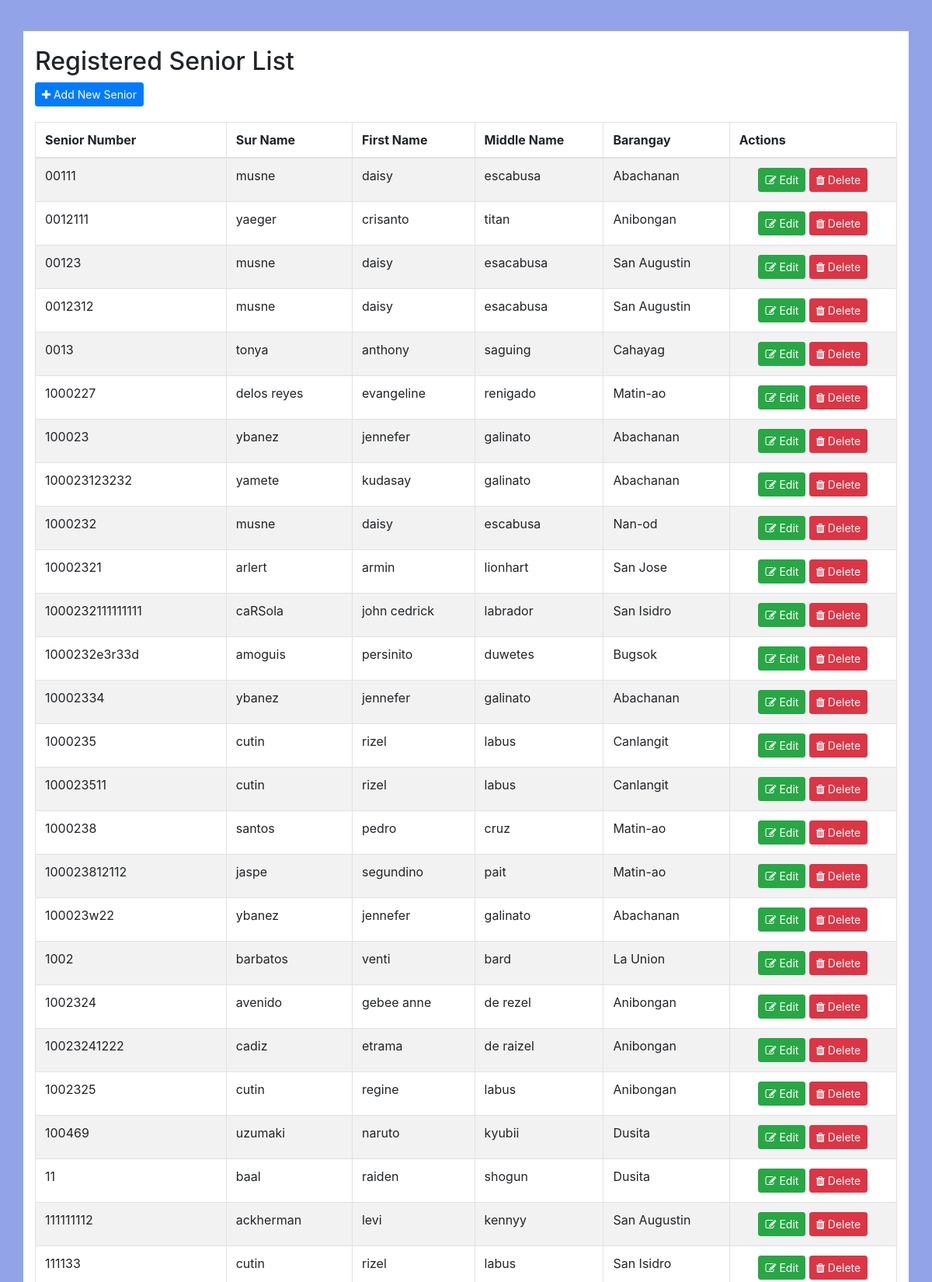
The app's page /admin/index.php (upper part) with its own data.
### tables this page shows
CREATE TABLE `tblsenior` (
  `ID` int(10) NOT NULL,
  `StuID` varchar(200) DEFAULT NULL,
  `SurName` varchar(200) DEFAULT NULL,
  `MiddleName` varchar(200) DEFAULT NULL,
  `FirstName` varchar(200) DEFAULT NULL,
  `NickName` varchar(250) NOT NULL,
  `DOB` date DEFAULT NULL,
  `Age` bigint(11) DEFAULT NULL,
  `Gender` varchar(50) DEFAULT NULL,
  `Religion` varchar(200) DEFAULT NULL,
  `PoB` varchar(500) DEFAULT NULL,
  `ContactNumber` bigint(11) DEFAULT NULL,
  `CitiEmail` varchar(200) DEFAULT NULL,
  `CivilStatus` varchar(200) DEFAULT NULL,
  `PuAddress` varchar(200) DEFAULT NULL,
  `Barangay` varchar(200) DEFAULT NULL,
  `EduAt` varchar(200) DEFAULT NULL,
  `Skills` varchar(200) DEFAULT NULL,
  `Occupation` varchar(200) DEFAULT NULL,
  `AnIncome` varchar(50) DEFAULT NULL,
  `NoB` varchar(200) DEFAULT NULL,
  `FcName` mediumtext DEFAULT NULL,
  `Relationship` mediumtext DEFAULT NULL,
  `FcAge` bigint(11) DEFAULT NULL,
  `FcCiviStatus` varchar(200) DEFAULT NULL,
  `FcIncome` varchar(50) DEFAULT NULL,
  `Fcoccupation` varchar(200) DEFAULT NULL,
  `AltenateNumber` bigint(11) DEFAULT NULL,
  `UserName` varchar(200) DEFAULT NULL,
  `Password` varchar(200) DEFAULT NULL,
  `Image` varchar(200) DEFAULT NULL,
  `DateofAdmission` timestamp NULL DEFAULT current_timestamp(),
  `Pension` varchar(50) DEFAULT NULL,
  `CheckBox` varchar(250) NOT NULL,
  `ControlNo` varchar(50) DEFAULT NULL
);

### admin/index.php (the view, shortened to what this page needs)
<?php
require 'connect.php';
?>
<html>
	<head>
		<link rel="stylesheet" href="css/bootstrap.min.css">
		<link rel="stylesheet" type="text/css" href="https://stackpath.bootstrapcdn.com/font-awesome/4.7.0/css/font-awesome.min.css">
	</head>
	<body style="background-color:#93a3e8;">
		<div class="container" style="background-color:#FFF; margin-top:40px;">
			<div class="row">
				<div class="col-md-12">
					<h2 style="margin-top:20px;">Registered Senior List</h2>
					<a href="add_employee.php" class="btn btn-sm btn-primary"><i class="fa fa-plus"></i> Add New Senior</a>
					<table width="100%" class="table table-hover table-striped table-condensed table-bordered" style="margin-top:20px;">
						<thead>
							<tr>
								<th>Senior Number</th>
								<th>Sur Name</th>
								<th>First Name</th>
								<th>Middle Name</th>
								<th>Barangay</th>
								<th>Actions</th>
							</tr>
						</thead>
						<tbody>
							<?php
							$stmt = $mysqli->prepare("SELECT `id`, `StuID`, `SurName`, `FirstName`, `MiddleName`, `Barangay` FROM `tblsenior` ORDER BY `StuID` ASC");
							$stmt->execute();
							$stmt->store_result();
							if( $stmt->num_rows > 0 ) {
								$stmt->bind_result($id, $stuid, $stuname, $fname, $mname, $barangay );
								while( $stmt->fetch() ) {
							?>
							<tr>
								<td><?=$stuid?></td>
								<td><?=$stuname?></td>
								<td><?=$fname?></td>
								<td><?=$mname?></td>
								<td><?=$barangay?></td>
								<td align="center">
									<a href="edit_employee.php?id=<?=$id?>" class="btn btn-sm btn-success"><i class="fa fa-edit"></i> Edit</a>
									<a href="delete_employee.php?id=<?=$id?>" class="btn btn-sm btn-danger" onclick="return confirm('Are you sure you want to delete?')"><i class="fa fa-trash"></i> Delete</a>
								</td>
							</tr>
							<?php } } else {?>
							<tr>
								<td colspan="5" align="center">No student found.</td>
							</tr>
							<?php } ?>
						</tbody>
					</table>
				</div>
			</div>
		</div>
	</body>
</html>

### records on screen
tblsenior: StuID "00111", SurName "musne", FirstName "daisy", MiddleName "escabusa", Barangay "Abachanan"
tblsenior: StuID "0012111", SurName "yaeger", FirstName "crisanto", MiddleName "titan", Barangay "Anibongan"
tblsenior: StuID "00123", SurName "musne", FirstName "daisy", MiddleName "esacabusa", Barangay "San Augustin"
tblsenior: StuID "0012312", SurName "musne", FirstName "daisy", MiddleName "esacabusa", Barangay "San Augustin"
tblsenior: StuID "0013", SurName "tonya", FirstName "anthony", MiddleName "saguing", Barangay "Cahayag"
tblsenior: StuID "1000227", SurName "delos reyes", FirstName "evangeline", MiddleName "renigado", Barangay "Matin-ao"
tblsenior: StuID "100023", SurName "ybanez", FirstName "jennefer", MiddleName "galinato", Barangay "Abachanan"
tblsenior: StuID "100023123232", SurName "yamete", FirstName "kudasay", MiddleName "galinato", Barangay "Abachanan"
tblsenior: StuID "1000232", SurName "musne", FirstName "daisy", MiddleName "escabusa", Barangay "Nan-od"
tblsenior: StuID "10002321", SurName "arlert", FirstName "armin", MiddleName "lionhart", Barangay "San Jose"
tblsenior: StuID "1000232111111111", SurName "caRSola", FirstName "john cedrick", MiddleName "labrador", Barangay "San Isidro"
tblsenior: StuID "1000232e3r33d", SurName "amoguis", FirstName "persinito", MiddleName "duwetes", Barangay "Bugsok"
tblsenior: StuID "10002334", SurName "ybanez", FirstName "jennefer", MiddleName "galinato", Barangay "Abachanan"
tblsenior: StuID "1000235", SurName "cutin", FirstName "rizel", MiddleName "labus", Barangay "Canlangit"
tblsenior: StuID "100023511", SurName "cutin", FirstName "rizel", MiddleName "labus", Barangay "Canlangit"
tblsenior: StuID "1000238", SurName "santos", FirstName "pedro", MiddleName "cruz", Barangay "Matin-ao"
tblsenior: StuID "100023812112", SurName "jaspe", FirstName "segundino", MiddleName "pait", Barangay "Matin-ao"
tblsenior: StuID "100023w22", SurName "ybanez", FirstName "jennefer", MiddleName "galinato", Barangay "Abachanan"
tblsenior: StuID "1002", SurName "barbatos", FirstName "venti", MiddleName "bard", Barangay "La Union"
tblsenior: StuID "1002324", SurName "avenido", FirstName "gebee anne", MiddleName "de rezel", Barangay "Anibongan"
tblsenior: StuID "10023241222", SurName "cadiz", FirstName "etrama", MiddleName "de raizel", Barangay "Anibongan"
tblsenior: StuID "1002325", SurName "cutin", FirstName "regine", MiddleName "labus", Barangay "Anibongan"
tblsenior: StuID "100469", SurName "uzumaki", FirstName "naruto", MiddleName "kyubii", Barangay "Dusita"
tblsenior: StuID "11", SurName "baal", FirstName "raiden", MiddleName "shogun", Barangay "Dusita"
tblsenior: StuID "111111112", SurName "ackherman", FirstName "levi", MiddleName "kennyy", Barangay "San Augustin"
tblsenior: StuID "111133", SurName "cutin", FirstName "rizel", MiddleName "labus", Barangay "San Isidro"
